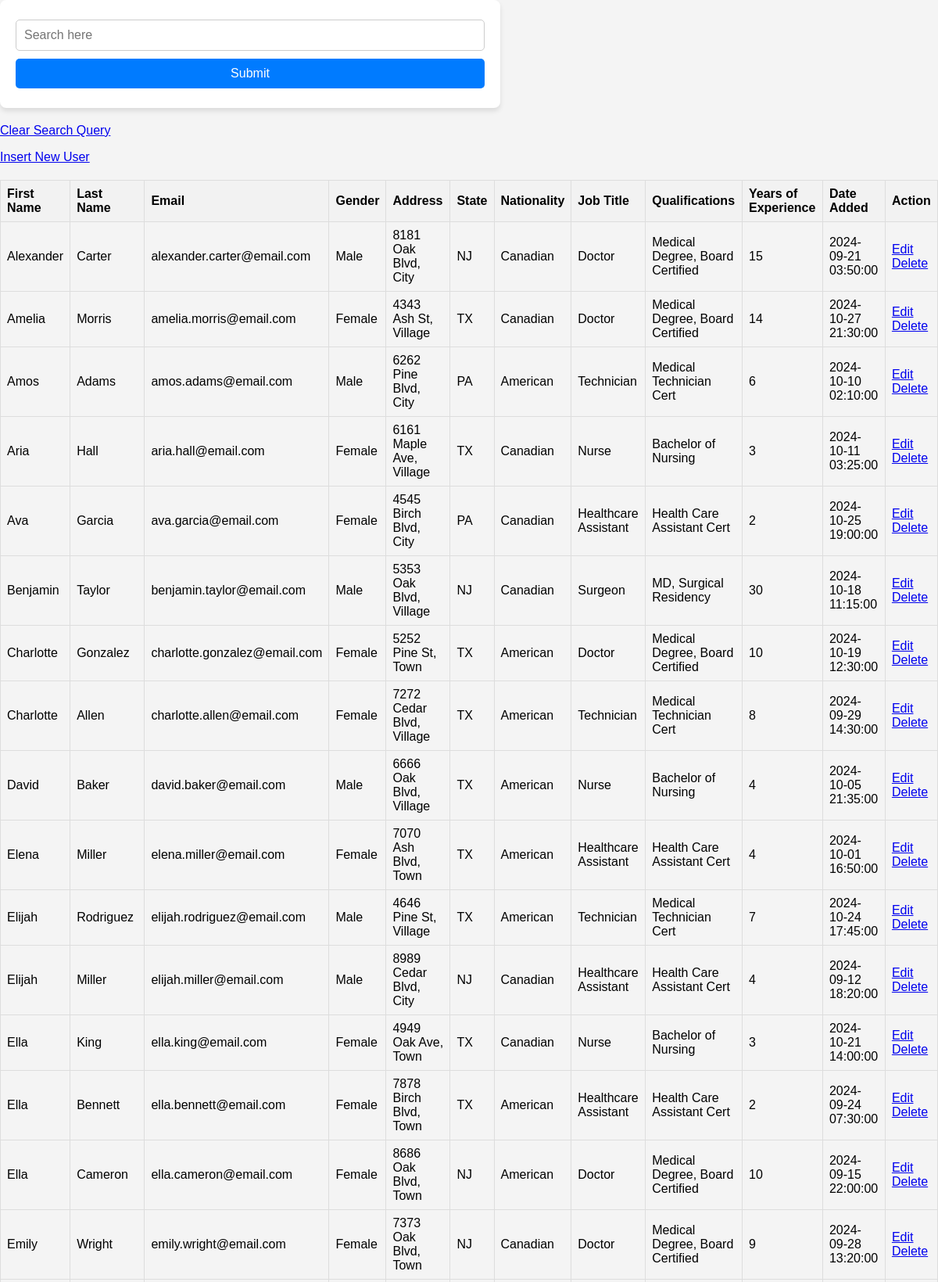
The page / (upper part) on the database its author committed.
### tables this page shows
CREATE TABLE applicant (
    id INT AUTO_INCREMENT PRIMARY KEY,
    first_name VARCHAR(255),
    last_name VARCHAR(255),
    email VARCHAR(255),
    gender VARCHAR(255),
    address VARCHAR(255),
    state VARCHAR(255),
    nationality VARCHAR(255),
    job_title VARCHAR(255),   
    qualifications VARCHAR(255),   
    years_of_experience INT,   
    date_added TIMESTAMP DEFAULT CURRENT_TIMESTAMP
);

### core/models.php (called while the page is built, shortened)
<?php
function getAllApplicant($pdo) {
    $sql = "SELECT * FROM applicant ORDER BY first_name ASC";
    $stmt = $pdo->prepare($sql);
    $executeQuery = $stmt->execute();
    if ($executeQuery) {
        return $stmt->fetchAll();
    }
}
?>

### index.php (the view, shortened to what this page needs)
<?php require_once 'core/dbConfig.php'; ?>
<?php require_once 'core/models.php'; ?>
<!DOCTYPE html>
<html lang="en">
<head>
    <link rel="stylesheet" href="styles.css">
</head>
<body>
	<form action="<?php echo htmlspecialchars($_SERVER['PHP_SELF']);?>" method="GET">
		<input type="text" name="searchInput" placeholder="Search here">
		<input type="submit" name="searchBtn">
	</form>
	<p><a href="index.php">Clear Search Query</a></p>
	<p><a href="insert.php">Insert New User</a></p>
    <table style="width:100%; margin-top: 20px;">
        <tr>
            <th>First Name</th>
            <th>Last Name</th>
            <th>Email</th>
            <th>Gender</th>
            <th>Address</th>
            <th>State</th>
            <th>Nationality</th>
            <th>Job Title</th>
            <th>Qualifications</th>
            <th>Years of Experience</th>
            <th>Date Added</th>
            <th>Action</th>
        </tr>
        <?php if (!isset($_GET['searchBtn'])) { ?>
            <?php $getAllApplicant = getAllApplicant($pdo); ?>
                   <?php foreach ($getAllApplicant as $row) { ?>
                    <tr>
                        <td><?php echo $row['first_name']; ?></td>
                        <td><?php echo $row['last_name']; ?></td>
                        <td><?php echo $row['email']; ?></td>
                        <td><?php echo $row['gender']; ?></td>
                        <td><?php echo $row['address']; ?></td>
                        <td><?php echo $row['state']; ?></td>
                        <td><?php echo $row['nationality']; ?></td>
                        <td><?php echo $row['job_title']; ?></td>
                        <td><?php echo $row['qualifications']; ?></td>
                        <td><?php echo $row['years_of_experience']; ?></td>
                        <td><?php echo $row['date_added']; ?></td>
                        <td>
                            <a href="edit.php?id=<?php echo $row['id']; ?>">Edit</a>
                            <a href="delete.php?id=<?php echo $row['id']; ?>">Delete</a>
                        </td>
                    </tr>
                <?php } ?>
        <?php } ?>
    </table>
</body>
</html>

### styles.css (style rules this page uses)
body { font-family: Arial, sans-serif; background-color: #f4f4f4; margin: 0; padding: 0; }
form { width: 100%; max-width: 600px; margin-bottom: 20px; padding: 20px; background-color: white; border-radius: 8px; box-shadow: 0px 4px 6px rgba(0, 0, 0, 0.1); }
input[type="text"], input[type="email"], input[type="number"], input[type="submit"], button { width: 100%; padding: 10px; margin: 5px 0; border-radius: 5px; border: 1px solid #ccc; font-size: 16px; box-sizing: border-box; }
input[type="submit"], button { background-color: #007BFF; color: white; border: none; cursor: pointer; }
table { width: 100%; margin-top: 20px; border-collapse: collapse; }
table, th, td { border: 1px solid #ddd; }
th, td { padding: 8px; text-align: left; }
th { background-color: #f2f2f2; }

### rows shown on the page
applicant: first_name "Alexander", last_name "Carter", email "alexander.carter@email.com", gender "Male", address "8181 Oak Blvd, City", state "NJ", nationality "Canadian", job_title "Doctor", qualifications "Medical Degree, Board Certified", years_of_experience "15", date_added "2024-09-21 03:50:00"
applicant: first_name "Amelia", last_name "Morris", email "amelia.morris@email.com", gender "Female", address "4343 Ash St, Village", state "TX", nationality "Canadian", job_title "Doctor", qualifications "Medical Degree, Board Certified", years_of_experience "14", date_added "2024-10-27 21:30:00"
applicant: first_name "Amos", last_name "Adams", email "amos.adams@email.com", gender "Male", address "6262 Pine Blvd, City", state "PA", nationality "American", job_title "Technician", qualifications "Medical Technician Cert", years_of_experience "6", date_added "2024-10-10 02:10:00"
applicant: first_name "Aria", last_name "Hall", email "aria.hall@email.com", gender "Female", address "6161 Maple Ave, Village", state "TX", nationality "Canadian", job_title "Nurse", qualifications "Bachelor of Nursing", years_of_experience "3", date_added "2024-10-11 03:25:00"
applicant: first_name "Ava", last_name "Garcia", email "ava.garcia@email.com", gender "Female", address "4545 Birch Blvd, City", state "PA", nationality "Canadian", job_title "Healthcare Assistant", qualifications "Health Care Assistant Cert", years_of_experience "2", date_added "2024-10-25 19:00:00"
applicant: first_name "Benjamin", last_name "Taylor", email "benjamin.taylor@email.com", gender "Male", address "5353 Oak Blvd, Village", state "NJ", nationality "Canadian", job_title "Surgeon", qualifications "MD, Surgical Residency", years_of_experience "30", date_added "2024-10-18 11:15:00"
applicant: first_name "Charlotte", last_name "Gonzalez", email "charlotte.gonzalez@email.com", gender "Female", address "5252 Pine St, Town", state "TX", nationality "American", job_title "Doctor", qualifications "Medical Degree, Board Certified", years_of_experience "10", date_added "2024-10-19 12:30:00"
applicant: first_name "Charlotte", last_name "Allen", email "charlotte.allen@email.com", gender "Female", address "7272 Cedar Blvd, Village", state "TX", nationality "American", job_title "Technician", qualifications "Medical Technician Cert", years_of_experience "8", date_added "2024-09-29 14:30:00"
applicant: first_name "David", last_name "Baker", email "david.baker@email.com", gender "Male", address "6666 Oak Blvd, Village", state "TX", nationality "American", job_title "Nurse", qualifications "Bachelor of Nursing", years_of_experience "4", date_added "2024-10-05 21:35:00"
applicant: first_name "Elena", last_name "Miller", email "elena.miller@email.com", gender "Female", address "7070 Ash Blvd, Town", state "TX", nationality "American", job_title "Healthcare Assistant", qualifications "Health Care Assistant Cert", years_of_experience "4", date_added "2024-10-01 16:50:00"
applicant: first_name "Elijah", last_name "Rodriguez", email "elijah.rodriguez@email.com", gender "Male", address "4646 Pine St, Village", state "TX", nationality "American", job_title "Technician", qualifications "Medical Technician Cert", years_of_experience "7", date_added "2024-10-24 17:45:00"
applicant: first_name "Elijah", last_name "Miller", email "elijah.miller@email.com", gender "Male", address "8989 Cedar Blvd, City", state "NJ", nationality "Canadian", job_title "Healthcare Assistant", qualifications "Health Care Assistant Cert", years_of_experience "4", date_added "2024-09-12 18:20:00"
applicant: first_name "Ella", last_name "King", email "ella.king@email.com", gender "Female", address "4949 Oak Ave, Town", state "TX", nationality "Canadian", job_title "Nurse", qualifications "Bachelor of Nursing", years_of_experience "3", date_added "2024-10-21 14:00:00"
applicant: first_name "Ella", last_name "Bennett", email "ella.bennett@email.com", gender "Female", address "7878 Birch Blvd, Town", state "TX", nationality "American", job_title "Healthcare Assistant", qualifications "Health Care Assistant Cert", years_of_experience "2", date_added "2024-09-24 07:30:00"
applicant: first_name "Ella", last_name "Cameron", email "ella.cameron@email.com", gender "Female", address "8686 Oak Blvd, Town", state "NJ", nationality "American", job_title "Doctor", qualifications "Medical Degree, Board Certified", years_of_experience "10", date_added "2024-09-15 22:00:00"
applicant: first_name "Emily", last_name "Wright", email "emily.wright@email.com", gender "Female", address "7373 Oak Blvd, Town", state "NJ", nationality "Canadian", job_title "Doctor", qualifications "Medical Degree, Board Certified", years_of_experience "9", date_added "2024-09-28 13:20:00"
